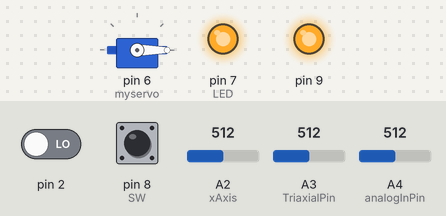
Simulated run of this sketch. Board: Arduino Uno, built with avr-gcc and run on an emulated ATmega328P. On the bench: servo, output pins drawn as LEDs (lit = HIGH). Inputs (shaded band) come from the test bench; at power-on: A3 (TriaxialPin) = 512, pin 2 LOW, pin 8 (SW) HIGH, A2 (xAxis) = 512, A4 (analogInPin) = 512. What the sketch prints to the serial monitor is not drawn.

Above: at 1.2 s.
1.3 s: A3 (TriaxialPin) set to 534
3.0 s: A3 (TriaxialPin) set to 551
At 3.8 s:
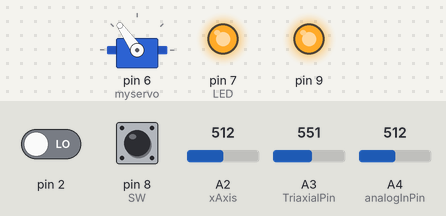
Timing chart, 0 to 6.0 s (numbered marks = the images above; inputs shaded):
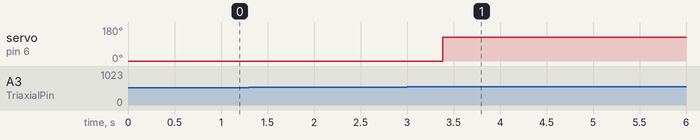

The sketch:

AnalogInOutSerial.ino
```cpp
#include <Servo.h>
Servo myservo;

#define NUMBER 5
#define TrixNum 7
#define LED 7
#define BUTTONRED 12
#define BUTTONBULE 13
#define SW 8

float ForceArray [NUMBER];
float SortArray [NUMBER];
const int analogInPin = A4;  // 霍爾感測輸入端
int sensorValue = 0;        // 霍爾感測器數值
int Halls;

float TriaxialArray [NUMBER];
float SortTriaxial [NUMBER];
const int TriaxialPin = A3;  // 三軸感測輸入端
int TriaxialValue = 0;        // 三軸感測器數值
int ZData;

float XAxisArray [NUMBER];
float SortXAxis [NUMBER];
const int xAxis = A2;
int xAxisValue = 0;
int XData;

int Seg = 1;        //為手動調整伺服馬達變數
int red, bule;      //按鈕變數
int OnOff;          //監控是否自動手動變數

boolean pass = true;  //監控藍芽有沒有連上
int mode;             //監控模式

void setup() {
  ////////////////////////////////////
  ////設定開關跟按鈕
  ////////////////////////////////////
  pinMode(BUTTONRED, INPUT);
  pinMode(BUTTONBULE, INPUT);
  pinMode(SW, INPUT_PULLUP);

  Serial.begin(9600);
  myservo.attach(6);

  pinMode(analogInPin, INPUT);
  pinMode(TriaxialPin, INPUT);
  pinMode(xAxis, INPUT);

  ////////////////////////////////////
  ////在程式初始時先放五個霍爾元素進陣列
  ////////////////////////////////////
  for (int i = 0; i < NUMBER; i++) {
    ForceArray[i] = analogRead(analogInPin);
  }
  sensorValue = analogRead(analogInPin);
  ////////////////////////////////////
  ////在程式初始時先放五個X軸元素進陣列
  ////////////////////////////////////
  for (int i = 0; i < NUMBER; i++) {
    XAxisArray[i] = analogRead(xAxis);
  }
  xAxisValue = analogRead(xAxis);
  ////////////////////////////////////
  ////在程式初始時先放五個Z軸元素進陣列
  ////////////////////////////////////
  for (int i = 0; i < NUMBER; i++) {
    TriaxialArray[i] = analogRead(TriaxialPin);
  }
  TriaxialValue = analogRead(TriaxialPin);
  ////////////////////////////////////
  ////藍芽初始化
  ////////////////////////////////////
  pinMode(9, OUTPUT);
  digitalWrite(9, HIGH);


  Serial.println("OK");
  ////////////////////////////////////
  ////所有設定已完成 LED亮起
  ////////////////////////////////////
  pinMode(LED, OUTPUT);
  digitalWrite(LED, HIGH);
}


////////////////////////////////////
////右移陣列放值進第一元素
////////////////////////////////////
void PutArray1 () {
  for (int i = NUMBER - 1; i > 0; i--) {
    ForceArray[i] = ForceArray[i - 1];
  }
  ForceArray[0] = analogRead(analogInPin);
}

////////////////////////////////////
////右移陣列放值進第一元素
////////////////////////////////////
void PutArray2 () {
  for (int i = NUMBER - 1; i > 0; i--) {
    TriaxialArray[i] = TriaxialArray[i - 1];
  }
  TriaxialArray[0] = analogRead(TriaxialPin);
}

////////////////////////////////////
////右移陣列放值進第一元素
////////////////////////////////////
void PutArray3 () {
  for (int i = NUMBER - 1; i > 0; i--) {
    XAxisArray[i] = XAxisArray[i - 1];
  }
  XAxisArray[0] = analogRead(xAxis);
}

////////////////////////////////////
////陣列查看
////////////////////////////////////
void List() {
  for (int i = 0; i < NUMBER; i++) {
    Serial.print(ForceArray[i], 1);
    Serial.print("\t");
  }
}

////////////////////////////////////
////馬達控制函式
////////////////////////////////////
void MotorCmd(int angle) {
  switch (angle) {
    case 1:
      myservo.write(0);
      break;
    case 2:
      myservo.write(25);
      break;
    case 3:
      myservo.write(50);
      break;
    case 4:
      myservo.write(80);
      break;
    case 5:
      myservo.write(100);
      break;
    case 6:
      myservo.write(125);
      break;
  }
}

////////////////////////////////////
////標準差加平均值
////////////////////////////////////
void VariancePulsByLoad () {
  float sum1, sum2, ToTal;
  sum1 = pow(SortTriaxial[1] - SortTriaxial[2], 2);
  sum2 = pow(SortTriaxial[3] - SortTriaxial[2], 2);
  ToTal = sqrt(sum1 + sum2);

  ZData = ToTal;

  /*
    MotorCmd(6);
    if (avg < 20) {
    CalculateByLoad0 ();
    } else if (avg >= 20) {
    CalculateByLoad1 ();
    }
  */
}

////////////////////////////////////
////用平均值判斷(0)
////////////////////////////////////

void CalculateByLoad0 () {
  float avg = Average();
  float value = abs(sensorValue - avg);
  Serial.print("判斷0 : ");
  Serial.println(value);
  if (value > 50) {
    MotorCmd(4);
  } else if (value < 50 && value >= 35) {
    MotorCmd(3);
  } else if (value < 35 && value >= 20) {
    MotorCmd(2);
  }  else {
    MotorCmd(1);
    sensorValue = analogRead(analogInPin);
  }
}

////////////////////////////////////
////用平均值判斷(1)
////////////////////////////////////

void CalculateByLoad1 () {
  float avg = Average();
  float value = abs(sensorValue - avg);
  Serial.print("判斷1 : ");
  Serial.println(value);
  if (avg >= 85) {
    MotorCmd(6);
  } else if (avg < 85 && avg >= 50) {
    MotorCmd(5);
  } else {
    MotorCmd(4);
  }
}

////////////////////////////////////
////平均值
////////////////////////////////////
float Average() {
  float sum = 0;
  for (int i = 0; i < NUMBER; i++) {
    sum += ForceArray[i];
  }
  return abs(sum / NUMBER);
}

////////////////////////////////////
////霍爾陣列排序
////////////////////////////////////
void SortByArray1() {
  float temp;

  for (int i = 0; i < NUMBER; i++) {
    SortArray[i] = ForceArray[i];
  }

  for (int i = 0; i < NUMBER - 1; i++) {
    for (int j = 0; j < NUMBER - 1; j++) {
      if (SortArray[j + 1] < SortArray[j]) {
        temp = SortArray[j];
        SortArray[j] = SortArray[j + 1];
        SortArray[j + 1] = temp;
      }
    }
  }
}

////////////////////////////////////
////三軸陣列排序
////////////////////////////////////
void SortByArray2() {
  float temp;

  for (int i = 0; i < NUMBER; i++) {
    SortTriaxial[i] = TriaxialArray[i];
  }

  for (int i = 0; i < NUMBER - 1; i++) {
    for (int j = 0; j < NUMBER - 1; j++) {
      if (SortTriaxial[j + 1] < SortTriaxial[j]) {
        temp = SortTriaxial[j];
        SortTriaxial[j] = SortTriaxial[j + 1];
        SortTriaxial[j + 1] = temp;
      }
    }
  }
}

////////////////////////////////////
////三軸陣列排序
////////////////////////////////////
void SortByArray3() {
  float temp;

  for (int i = 0; i < NUMBER; i++) {
    SortXAxis[i] = XAxisArray[i];
  }

  for (int i = 0; i < NUMBER - 1; i++) {
    for (int j = 0; j < NUMBER - 1; j++) {
      if (SortXAxis[j + 1] < SortXAxis[j]) {
        temp = SortXAxis[j];
        SortXAxis[j] = SortXAxis[j + 1];
        SortXAxis[j + 1] = temp;
      }
    }
  }
}

////////////////////////////////////
////中位數判斷
////////////////////////////////////
void CalculateByMedian1() {

  float median, total, avg;
  median = SortArray[2];
  float value = abs(sensorValue - median);/*
  Serial.print("霍爾:");
  Serial.println(value);*/
  Halls = value;
  avg = value;


  if (avg > 110) {
    MotorCmd(6);
  } else if (avg < 110 && avg >= 90) {
    MotorCmd(5);
  } else if (avg < 90 && avg >= 60) {
    MotorCmd(4);
  } else if (avg < 60 && avg >= 40) {
    MotorCmd(3);
  } else if (avg < 40 && avg >= 20) {
    MotorCmd(2);
  } else if (avg < 20) {
    MotorCmd(1);
  }
  delay(100);
}

////////////////////////////////////
////中位數判斷
////////////////////////////////////
void CalculateByMedian2() {

  float median, total;
  median = SortTriaxial[2];
  float Triavalue = abs(TriaxialValue - median);
  ZData = Triavalue;

}

////////////////////////////////////
////中位數判斷
////////////////////////////////////
void CalculateByMedian3() {

  float median, total;
  median = SortXAxis[2];
  float Xvalue = abs(xAxisValue - median);
  XData = median;

}

////////////////////////////////////
////按鈕控制馬達
////////////////////////////////////
void BuleAndRed() {

  red = digitalRead(BUTTONRED);
  bule = digitalRead(BUTTONBULE);
  if (red == HIGH && Seg < 6) {
    Seg++;
    MotorCmd(Seg);
    delay(250);
  } else if (bule == HIGH && Seg > 1) {
    Seg--;
    MotorCmd(Seg);
    delay(250);
  }
}

////////////////////////////////////
////開關判斷
////////////////////////////////////
void BlueToothSendData() {
  Serial.write(85);
  Serial.write(int(ZData));
  Serial.write(int(XData));
  Serial.write(int(Halls));
  Serial.write(mode);
}

////////////////////////////////////
////開關判斷
////////////////////////////////////
void ModeSwitch() {
  if (ZData < 10) {
    MotorCmd(1);
    mode = 1;
  } else if (ZData >= 10 && ZData <= 30) {
    CalculateByMedian1();
    mode = 2;
  } else if (ZData > 30 && Halls < 10) {
    MotorCmd(6);
    mode = 4;
    delay(500);
  } else if (XData > 560 && ZData > 5) {
    MotorCmd(2);
    mode = 3;
  }
  if (digitalRead(2) == HIGH && Halls > 10) {
    MotorCmd(2);
    mode = 5;
    delay(2000);
  }
}

////////////////////////////////////
////開關判斷
////////////////////////////////////
void SwitchOnOff() {
  OnOff = digitalRead(SW);
  if (OnOff == HIGH) {
    PutArray1();
    PutArray2();
    PutArray3();
    SortByArray1();
    SortByArray2();
    SortByArray3();
    CalculateByMedian2();
    CalculateByMedian3();
    ModeSwitch();
    BlueToothSendData();
    delay(50);
  } else {
    BuleAndRed();  //如沒開就是按鍵式手動調整
  }
}

//////////////////////////////////////////////////////////////////////涵式部分結束

void loop() {
  SwitchOnOff();
}
```

Measured:
- the behaviour switches between 542 and 543 on A3 (TriaxialPin) (found by bisection; images 0 and 1)
- after the input at 1.3 s, every drawn part: stays the same
- after the input at 3.0 s, servo on pin 6 (myservo): 0° → 125° after 0.38 s
